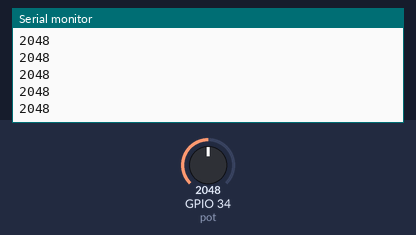
The sketch below on a simulated ESP32. On the bench: the last lines printed to the serial monitor. The inputs (shaded band) are chosen by the test bench; at power-on: GPIO 34 (pot) = 2048.

Above: at 1.2 s.
1.3 s: GPIO 34 (pot) set to 2866
At 1.56 s:
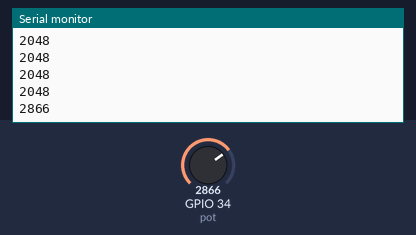
2.8 s: GPIO 34 (pot) set to 3603
At 2.96 s:
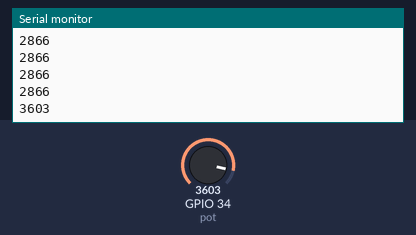
Timing chart, 0 to 5.8 s (numbered marks = the images above; inputs shaded):
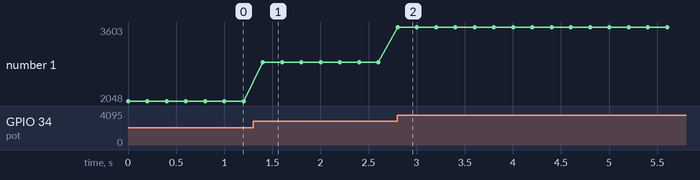

Measured:
- after the input at 1.3 s, the serial monitor: prints a new line after 0.10 s (image 1)
- after the input at 2.8 s, the serial monitor: prints a new line at once (image 2)
- plotted number 1: 2048 → 2866 after the input at 1.3 s, 2866 → 3603 after the input at 2.8 s

The sketch:

project_19_1.ino
```cpp
/*
  keyestudio ESP32 Inventor Learning Kit
   Project 19.1 Dimming Lamp
  http://www.keyestudio.com
*/
int pot = 34;      //Define variable pot to IO34
void setup() {
  // put your setup code here, to run once:
  Serial.begin(9600);		//Set baud rate to 9600
}

void loop() {
  // put your main code here, to run repeatedly:
  int value = analogRead(pot);	//Read io34 and assign it to the variable value
  Serial.println(value);		//Print the variable value and wrap it around
  delay(200);
}
```
